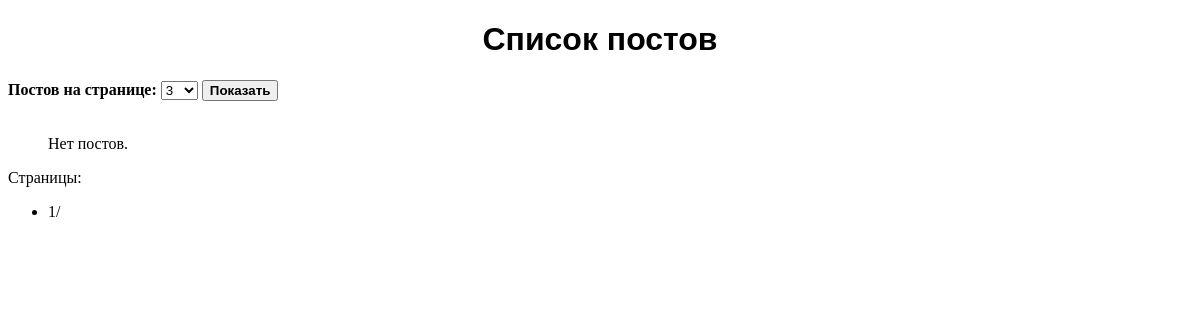
The page /mylist/ on the database as committed earlier.
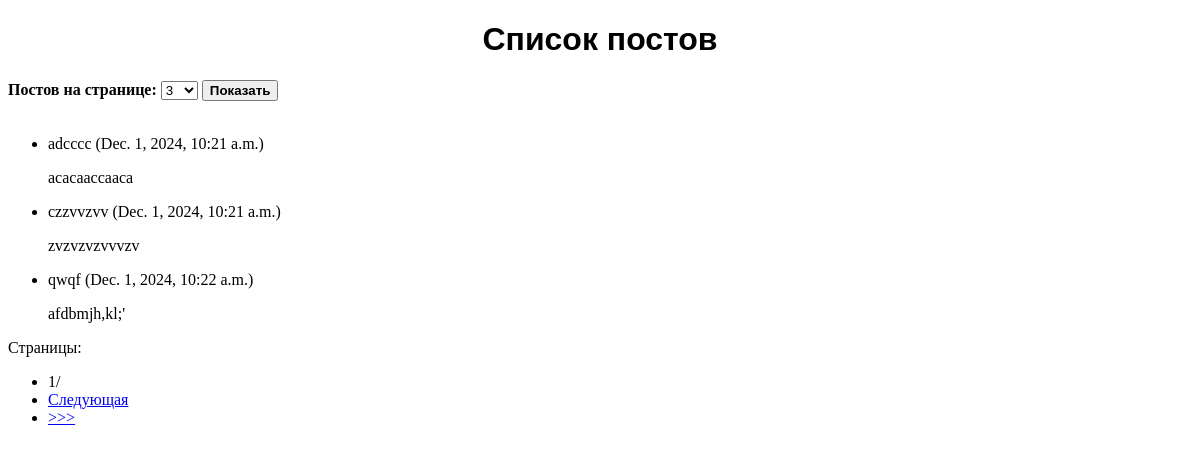
The same page on the database as committed later.
### testadmin/models.py (models this page shows)
class Post(models.Model):
    title = models.CharField(max_length=40)
    content = models.TextField()
    created_at = models.DateTimeField(auto_now_add=True)

### testadmin/views.py (the view)
# urls.py: path('mylist/', my_post_list),
def my_post_list(request):
    posts = Post.objects.all()
    numposts = request.GET.get('numposts')
    if numposts is None:
        numposts = 3
    else:
        numposts = int(numposts)
    paginator = Paginator(posts, per_page=numposts)
    page_number = request.GET.get('page')
    page_posts = paginator.get_page(page_number)
    num_pages_list = [num for num in range(1, 21)]
    context = {
        'numposts': numposts,
        'page_posts': page_posts,
        'num_pages_list': num_pages_list
    }
    return render(request, 'my_post_list.html', context=context)

### templates/testadmin/my_post_list.html (shortened to what this page needs)
{% extends 'my_base.html' %}
{% block content %}
    <h1>Список постов</h1>
    <form method="GET" action="?page=1">
        <strong>Постов на странице:</strong>
        <select name="numposts">
        {% for num in num_pages_list %}
        {% if num == numposts %}
            <option selected>{{ num }}</option>
        {% else %}
            <option>{{ num }}</option>
        {% endif %}
        {% endfor %}
        </select>&nbsp;<button type="submit"><strong>Показать</strong></button>
    </form>
    <br>
    <ul>
        {% for post in page_posts %}
            <li>
                {{ post.title }} ({{ post.created_at }})
                <p>{{ post.content }}</p>
            </li>
        {% empty %}
            <p>Нет постов.</p>
        {% endfor %}
    </ul>
    <div class="pagination">
        <p>Страницы:</p>
        <ul>
            <li>{{ page_posts.number }}/{{ paginator.num_pages }}</li>
            {% if page_posts.has_next %}
                <li><a href="?page={{ page_posts.next_page_number }}&numposts={{ numposts }}">Следующая</a></li>
                <li><a href="?page={{ paginator.num_pages }}&numposts={{ numposts }}">>>></a></li>
            {% endif %}
        </ul>
    </div>
{% endblock %}

### templates/testadmin/my_base.html (shortened to what this page needs)
{% load static %}
<!DOCTYPE html>
<html lang="en">
<head>
    <link rel="stylesheet" type="text/css" href='{% static "styles.css" %}'>
</head>
<body>
{% block content %}
{% endblock %}
</body>
</html>

Rows that differ between the two databases and show on the page:
added Post: title "adcccc", created_at "Dec. 1, 2024, 10:21 a.m.", content "acacaaccaaca"
added Post: title "czzvvzvv", created_at "Dec. 1, 2024, 10:21 a.m.", content "zvzvzvzvvvzv"
added Post: title "qwqf", created_at "Dec. 1, 2024, 10:22 a.m.", content "afdbmjh,kl;'"
Other text that changed with them:
text no longer shown: "Нет постов."
text now shown: "Следующая >>>"
